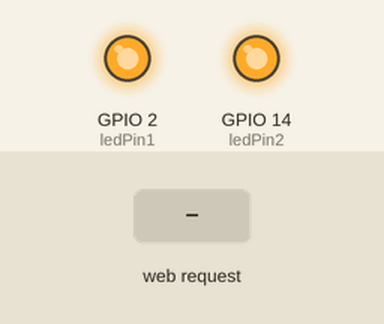
The sketch below on a simulated ESP32. Shown: output pins drawn as LEDs (lit = HIGH). The test bench sets the inputs (shaded band). WiFi joins after 1.5 s; servers stay silent unless stated; what the sketch prints to the serial monitor is not drawn.

Above: at 2.7 s.
2.8 s: HTTP request GET /toggle1 received
At 3.3 s:
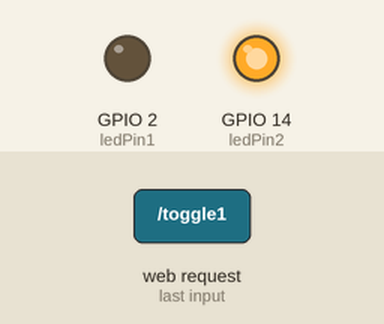
4.3 s: HTTP request GET /toggle2 received
At 5.5 s:
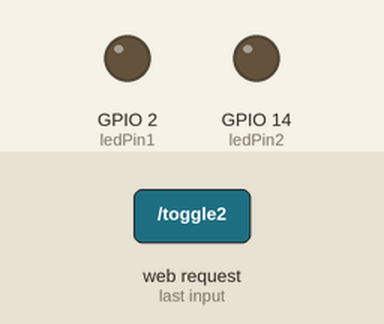
5.8 s: HTTP request GET /toggle1 received
At 6.8 s:
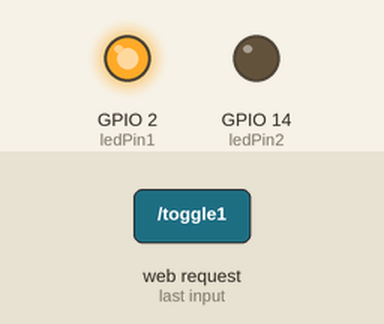
Timing chart, 0 to 8.8 s (numbered marks = the images above; inputs shaded):
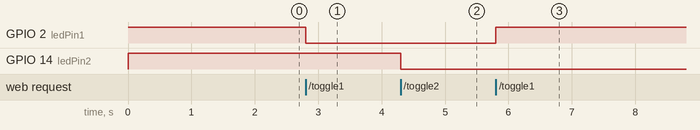

Measured:
- after the input at 2.8 s, GPIO 2 (ledPin1): HIGH → LOW at once
- after the input at 4.3 s, GPIO 14 (ledPin2): HIGH → LOW at once
- after the input at 5.8 s, GPIO 2 (ledPin1): LOW → HIGH at once

The sketch:

ESP32CAM.ino
```cpp
#include <WiFi.h>
#include <ESPAsyncWebServer.h>

// Wifi Setup
const char *WIFI_SSID[] = {"Tenda_3B2DF8","ALVARO"}; // Nombres de las redes Wi-Fi conocidas
const char *WIFI_PASSWORD[] = {"9KBHqiTr","valentino1"}; // Claves de las redes Wi-Fi conocidas
const int NUM_NETWORKS = 2;                                // Número de redes Wi-Fi conocidas

// Agrega más redes Wi-Fi si es necesario

const char* host = "esp32-cam";
const int ledPin1 = 2; // GPIO para el primer LED
const int ledPin2 = 14; // GPIO para el segundo LED

bool ledState1 = HIGH; // Estado del LED 1 (inicialmente apagado)
bool ledState2 = HIGH; // Estado del LED 2 (inicialmente apagado)


AsyncWebServer server(80);

void connectToWifi()
{
    int i = 0;
    //WiFi.mode(WIFI_STA); // Configura la NodeMCU para que actúe como cliente
    while (i < NUM_NETWORKS)
    {
        Serial.printf("Conectando a la red %s...\n", WIFI_SSID[i]);
        WiFi.begin(WIFI_SSID[i], WIFI_PASSWORD[i]); // Intenta conectarse a la red Wi-Fi
        unsigned long startTime = millis();
        while (WiFi.status() != WL_CONNECTED && (millis() - startTime) < 10000)
        { // Espera hasta que se conecte o hasta 10 segundos
            delay(500);
            Serial.print(".");
        }
        if (WiFi.status() == WL_CONNECTED)
        { // Si se ha conectado a la red Wi-Fi
            Serial.printf("\nConectado a la red %s. Dirección IP: %s\n", WIFI_SSID[i], WiFi.localIP().toString().c_str());
            return;
        }
        else
        { // Si no se ha conectado a la red Wi-Fi
            Serial.printf("\nNo se pudo conectar a la red %s.\n", WIFI_SSID[i]);
            i++; // Intenta conectarse a la siguiente red Wi-Fi conocida
        }
    }
    Serial.println("No se pudo conectar a ninguna red Wi-Fi conocida.");
}


void setup() {
  pinMode(ledPin1, OUTPUT);
  pinMode(ledPin2, OUTPUT);
  digitalWrite(ledPin1,HIGH);
  digitalWrite(ledPin2,HIGH);
  Serial.begin(115200);

  // Conéctate a una red Wi-Fi conocida
  /*WiFi.begin(ssid1, password1);
  while (WiFi.status() != WL_CONNECTED) {
    delay(1000);
    Serial.println("Conectando a la red Wi-Fi 1...");
  }

  Serial.println("Conexión exitosa a la red Wi-Fi 1");
  */
  // Configura la segunda red Wi-Fi (si se necesita)
  // WiFi.begin(ssid2, password2);
  // while (WiFi.status() != WL_CONNECTED) {
  //   delay(1000);
  //   Serial.println("Conectando a la red Wi-Fi 2...");
  // }

  // Serial.println("Conexión exitosa a la red Wi-Fi 2");
  connectToWifi();
  // Configura rutas para controlar los LEDs
  server.on("/", HTTP_GET, [](AsyncWebServerRequest *request){
    String html = "<html><body>";
    html += "<h1>Control de LEDs</h1>";
    // Botón para el LED 1 (toggle)
    html += "<p>LED 1: <a href='/toggle1'><button>" + String(ledState1 ? "Encender" : "Apagar") + "</button></a></p>";
    // Botón para el LED 2 (toggle)
    html += "<p>LED 2: <a href='/toggle2'><button>" + String(ledState2 ? "Encender" : "Apagar") + "</button></a></p>";
    html += "</body></html>";
    request->send(200, "text/html", html);
  });

  server.on("/toggle1", HTTP_GET, [](AsyncWebServerRequest *request){
    ledState1 = !ledState1; // Cambia el estado del LED 1
    digitalWrite(ledPin1, ledState1);
    request->redirect("/");
  });

  server.on("/toggle2", HTTP_GET, [](AsyncWebServerRequest *request){
    ledState2 = !ledState2; // Cambia el estado del LED 2
    digitalWrite(ledPin2, ledState2);
    request->redirect("/");
  });

  server.begin();
}

void loop() {
  // Tu código de loop aquí
  delay(100);
}
```
